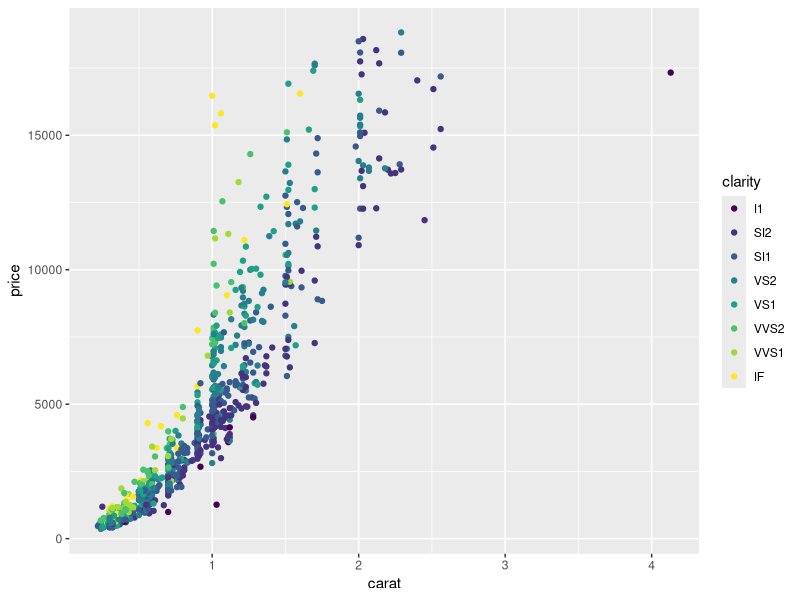
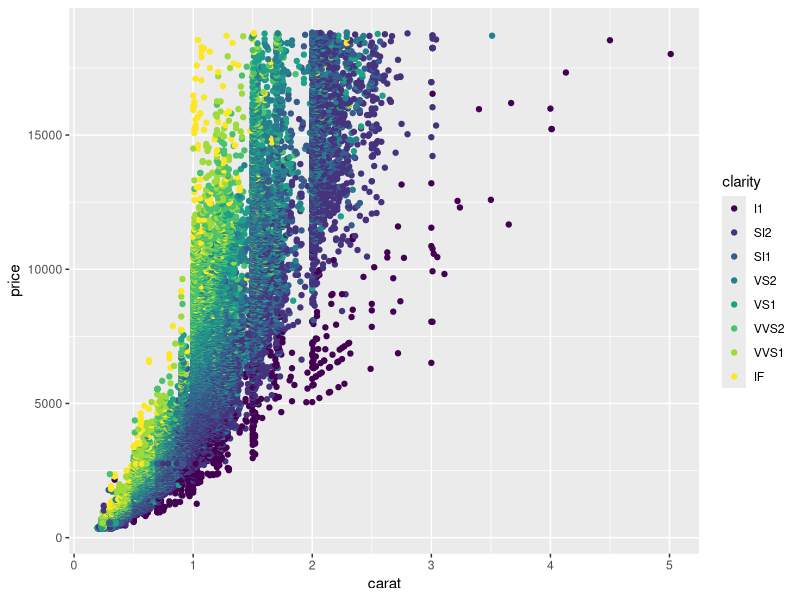
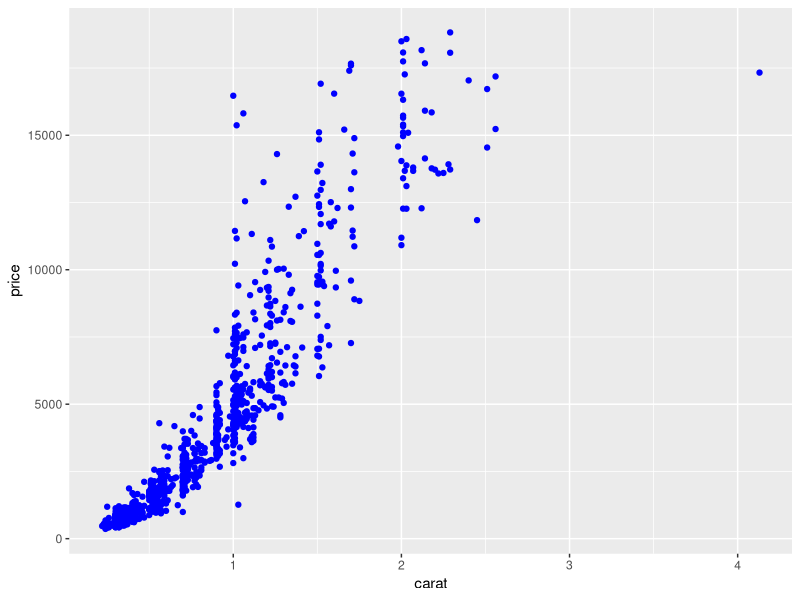
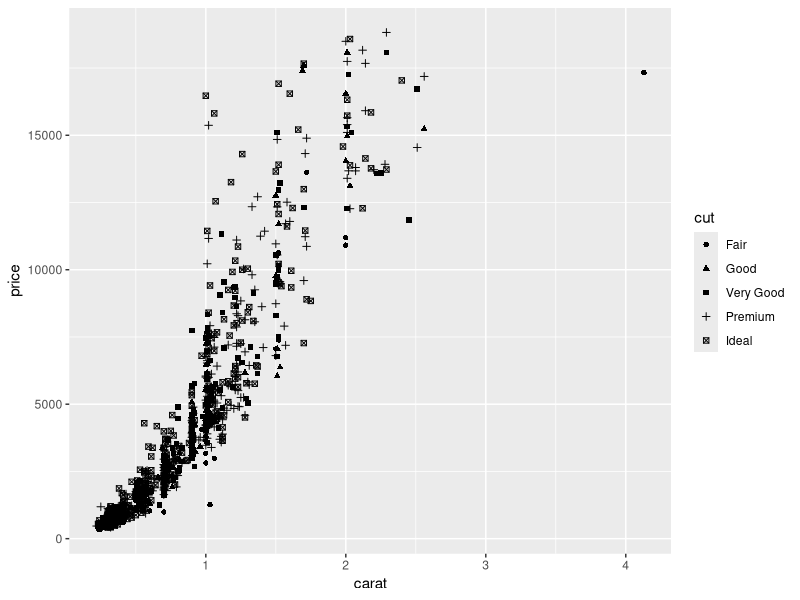
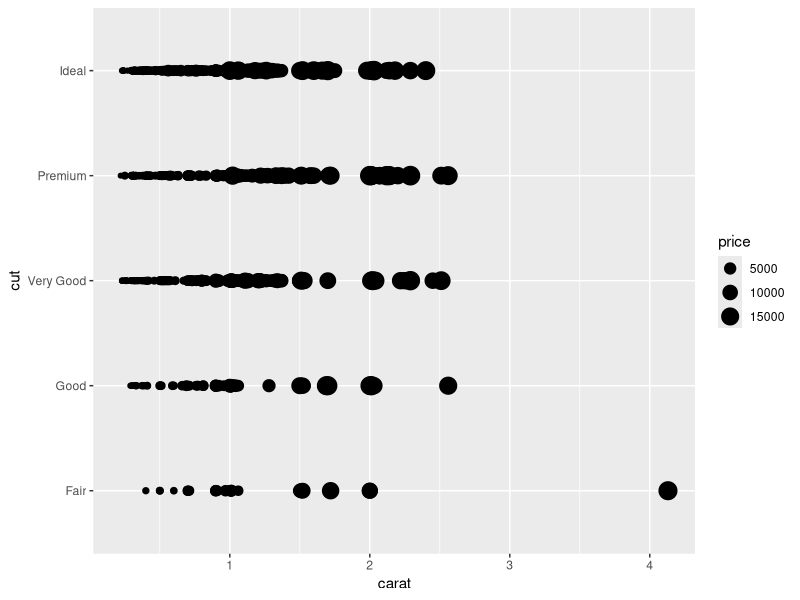
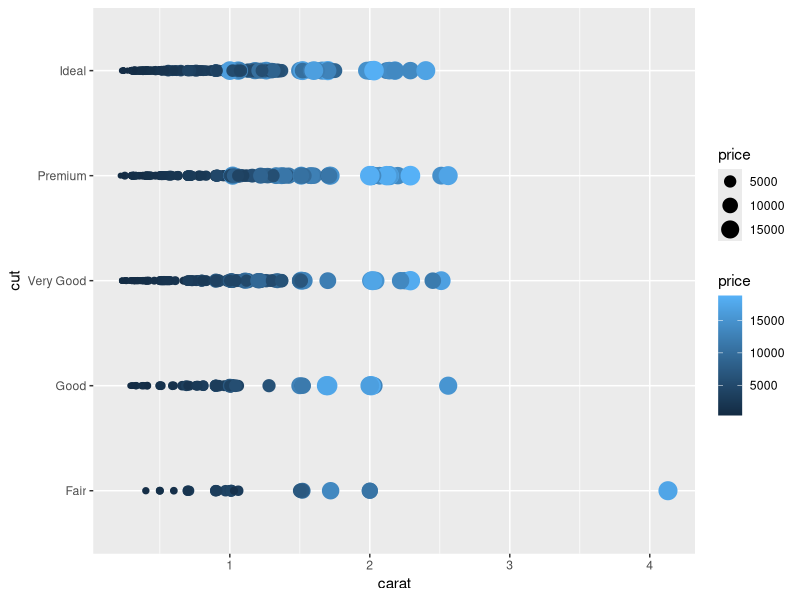
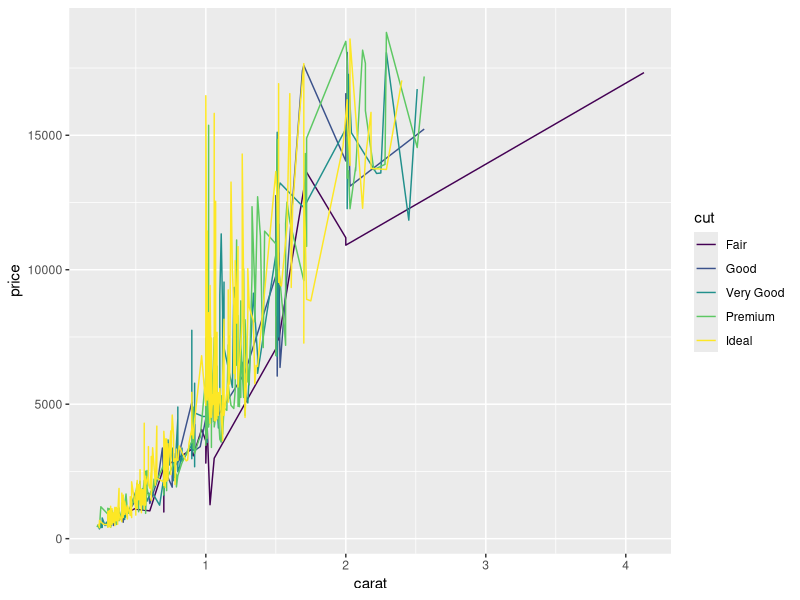
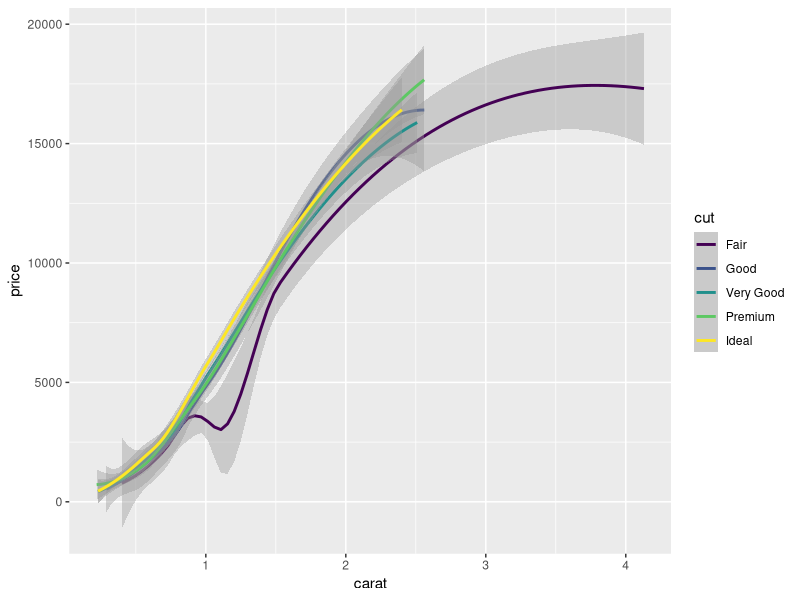

Reproduce these figures in R, in order.
# Exercise 1: ggplot2 basics

# Install and load the `ggplot2` package
# You will also want to load `dplyr`
install.packages("ggplot2")
library("ggplot2")
library("dplyr")

#demo in class
#colnames(midwest)
#ggplot(data = midwest) + 
  #geom_point(
     #mapping = aes(x = percollege, 
                  # y = percadultpoverty,
                  # color = state))


# For this exercise you'll be working with the `diamonds` data set included in 
# the ggplot2 library
# Use `?diamonds` to get more information about this data set (including the 
# column descriptions. Also check the _column names_ and the _number of rows_ 
# in the data set
colnames(diamonds)
nrow(diamonds)

# This data set has A LOT of rows. To make things a bit more readable, 
# use dplyr's `sample_n()` function to get a random 1000 rows from the data set
# Store this sample in a variable `diamonds_sample`
diamonds_sample <- sample_n(diamonds,1000)

# Start by making a new `ggplot` with the `diamonds_sample` as the data (no 
# geometry yet)
# What do you see? (What did you expect?)

#if no geometry, then the cavas is emoty
ggplot(data = diamonds_sample) + 
  geom_point(mapping = aes(x = carat,
                           y = price,
                           color = clarity))

# Draw a scatter plot (with point geometry) with for the `diamonds_sample` set, 
# with the `carat` mapped to the x-position and `price` mapped to the y-position.

# Draw the same plot as above, but color each of the points based on their 
# clarity.

# Draw the same plot as above, but for the entire `diamonds` data set. Note this
# may take a few seconds to generate.
ggplot(data = diamonds) + 
  geom_point(mapping = aes(x = carat,
                           y = price,
                           color = clarity))

# Draw another scatter plot for `diamonds_sample` of price (y) by carat (x),
# but with all of the dots colored "blue".
# Hint: you'll need to set the color channel, not map a value to it!
ggplot(data = diamonds_sample) + 
  geom_point(mapping = aes(x = carat,
                           y = price),
             # need to put the color command in geom_point (), not aes()
                           color = "blue")

# Draw a scatter plot for `diamonds_sample` of `price` by `carat`, where each
# point has an aesthetic _shape_ based on the diamond's `cut`.
ggplot(data = diamonds_sample) + 
  geom_point(mapping = aes(x = carat,
                           y = price,
                          shape = cut))

# Draw a scatter plot for `diamonds_sample` of *`cut`* by `carat`, where each
# point has an aesthetic _size_ based on the diamond's *`price`*
ggplot(data = diamonds_sample) + 
  geom_point(mapping = aes(x = carat, y = cut, size = price))

# Try coloring the above plot based on the diamond's price!
ggplot(data = diamonds_sample) + 
  geom_point(mapping = aes(x = carat, y = cut, size = price, color = price))

# Draw a line plot (with line geometry) for `diamonds_sample`. The x-position 
# should be mapped to carat, y-position to price, and color to cut.
ggplot(data = diamonds_sample) + 
  geom_line(mapping = aes(x = carat, y = price, color = cut))

# That's kind of messy. Try using `smooth` geometry instead.

ggplot(data = diamonds_sample) + 
  geom_smooth(mapping = aes(x = carat, y = price, color = cut))

# Draw a plot with column geometry (a bar chart), mapping the diamond's `cut` to 
# the x-axis and `price` to the y-axis. Note that by default, column geometry 
# will us the "sum" of all of the y-values, so that the chart is actually of the
# TOTAL value of all of the diamonds of that cut!

ggplot(data = diamonds_sample) + 
  geom_col(mapping = aes(x = cut, y = price))

# Add an aesthetic property that will _fill_ each bar geometry based on the 
# `clarity` of the diamonds. 
# What kind of chart do you get?
ggplot(data = diamonds_sample) + 
  geom_col(mapping = aes(x = cut, y = price, fill = clarity))

# Draw a plot of the `diamonds_sample` data (price by carat), with both points 
# for each diamond AND smoothed lines for each cut (hint: in a separate color)
# Give the points an `alpha` (transparency) of 0.3 to make the plot look nicer

ggplot(data = diamonds_sample) + 
  geom_col(mapping = aes(x = carat, y = price),color = "blue")+
  geom_smooth(mapping = aes(x = carat, y = price),color = "red")

## Bonus
# Draw a column chart of average diamond prices by clarity, and include 
# "error bars" marking the standard error of each measurement.
#
# You can calculate standard error as the _standard deviation_ divided by the 
# square root of the number of measurements (prices)

# Start by creating a data frame `clarity_summary` that includes summarized data 
# for each clarity group. Your summary data should include the mean price and the
# standard error of the price.


# Then draw the plot. The error bars should stretch from the mean-error to the 
# mean+error.

